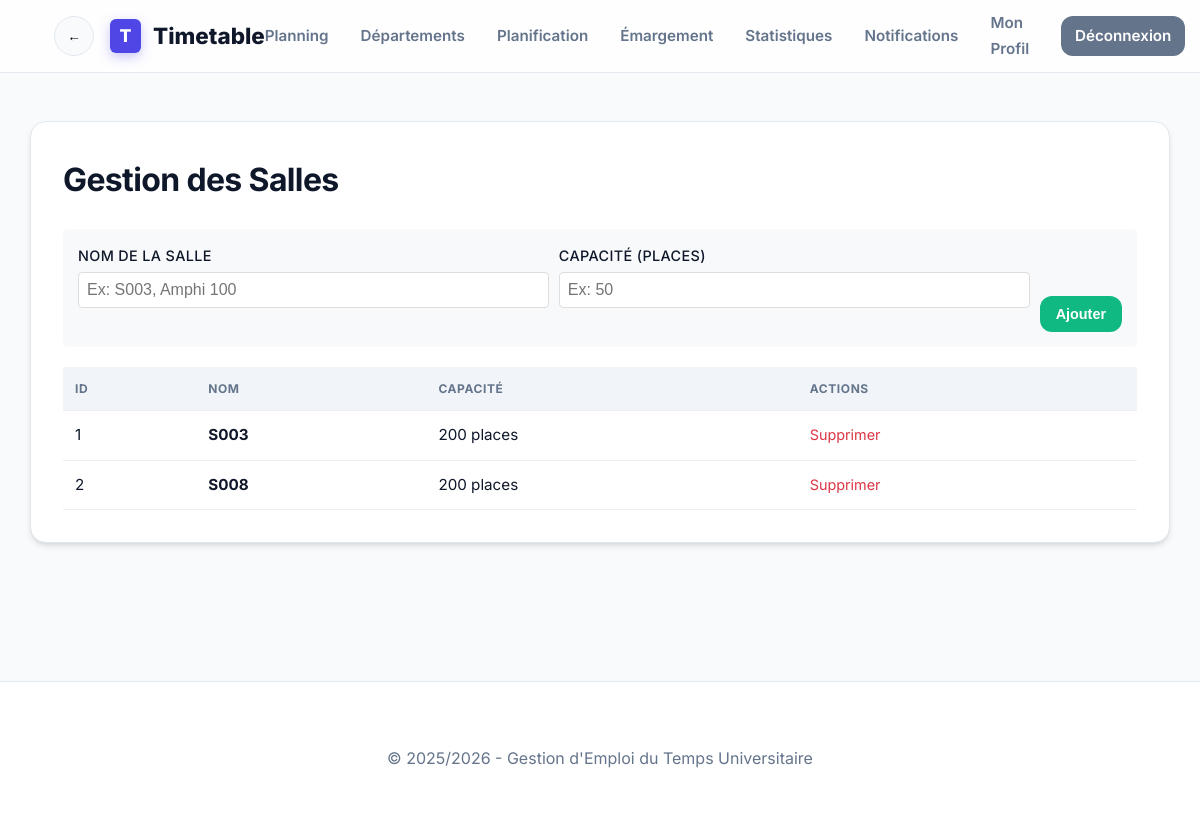
The app's page /timetable_app/modules/rooms/manage.php (signed in), older data.
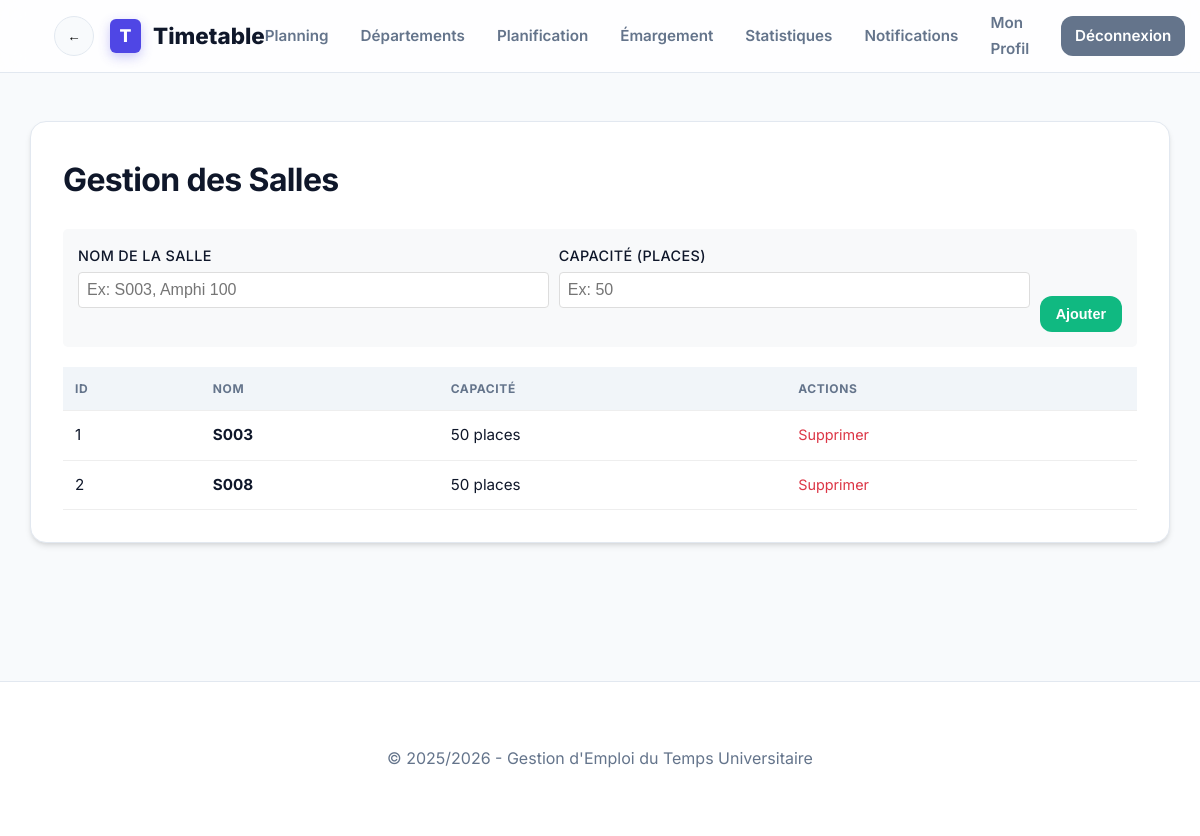
The same page, newer data.
### tables this page shows
CREATE TABLE rooms (
    id INT PRIMARY KEY AUTO_INCREMENT,
    name VARCHAR(50) NOT NULL,
    capacity INT NOT NULL,
    is_predefined TINYINT(1) DEFAULT 1
);

### timetable_app/modules/rooms/manage.php (the view, shortened to what this page needs)
<?php
require_once '../../includes/config.php';
$rooms = $pdo->query("SELECT * FROM rooms ORDER BY name ASC")->fetchAll();
require_once '../../includes/header.php';
?>
<div class="card">
    <h1>Gestion des Salles</h1>
    <form method="POST" action="" style="display: flex; gap: 10px; background: #f8f9fa; padding: 15px; border-radius: 5px; margin-bottom: 20px; align-items: flex-end;">
        <div style="flex: 1;">
            <label style="display: block; margin-bottom: 5px; font-weight: 500; font-size: 0.9rem;">Nom de la salle</label>
            <input type="text" name="name" placeholder="Ex: S003, Amphi 100" required style="width: 100%; padding: 8px; border: 1px solid #ddd; border-radius: 4px; box-sizing: border-box;">
        </div>
        <div style="flex: 1;">
            <label style="display: block; margin-bottom: 5px; font-weight: 500; font-size: 0.9rem;">Capacité (places)</label>
            <input type="number" name="capacity" placeholder="Ex: 50" required min="1" style="width: 100%; padding: 8px; border: 1px solid #ddd; border-radius: 4px; box-sizing: border-box;">
        </div>
        <button type="submit" class="btn btn-success" style="padding: 9px 15px;">Ajouter</button>
    </form>
    <table style="width: 100%; border-collapse: collapse; margin-top: 10px;">
        <thead>
            <tr style="background-color: #f8f9fa;">
                <th style="padding: 12px; text-align: left; border-bottom: 1px solid #eee;">ID</th>
                <th style="padding: 12px; text-align: left; border-bottom: 1px solid #eee;">Nom</th>
                <th style="padding: 12px; text-align: left; border-bottom: 1px solid #eee;">Capacité</th>
                <th style="padding: 12px; text-align: left; border-bottom: 1px solid #eee;">Actions</th>
            </tr>
        </thead>
        <tbody>
            <?php foreach ($rooms as $room): ?>
            <tr>
                <td style="padding: 12px; border-bottom: 1px solid #eee;"><?php echo $room['id']; ?></td>
                <td style="padding: 12px; border-bottom: 1px solid #eee;"><strong><?php echo htmlspecialchars($room['name']); ?></strong></td>
                <td style="padding: 12px; border-bottom: 1px solid #eee;"><?php echo $room['capacity']; ?> places</td>
                <td style="padding: 12px; border-bottom: 1px solid #eee;">
                    <a href="?delete=<?php echo $room['id']; ?>" onclick="return confirm('Êtes-vous sûr de vouloir supprimer cette salle ?');" style="color: #dc3545; text-decoration: none; font-size: 0.9rem;">Supprimer</a>
                </td>
            </tr>
            <?php endforeach; ?>
        </tbody>
    </table>
</div>
<?php
require_once '../../includes/footer.php';
?>

Row changes from the older to the newer data that the page shows:
changed rooms id 1: capacity "200" → "50"
changed rooms id 2: capacity "200" → "50"
